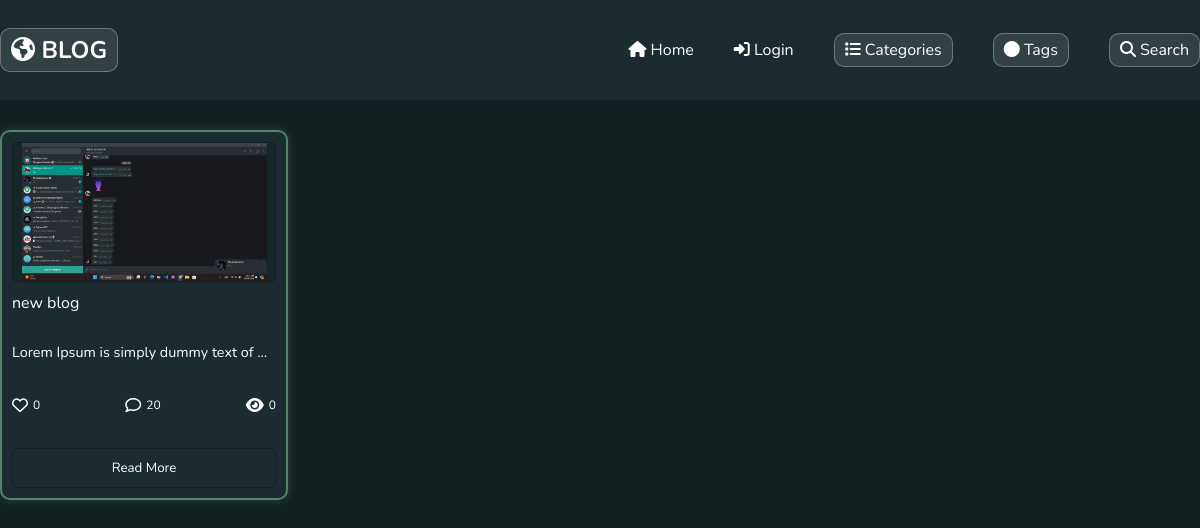
The page /by/tags/6 on the database as committed earlier.
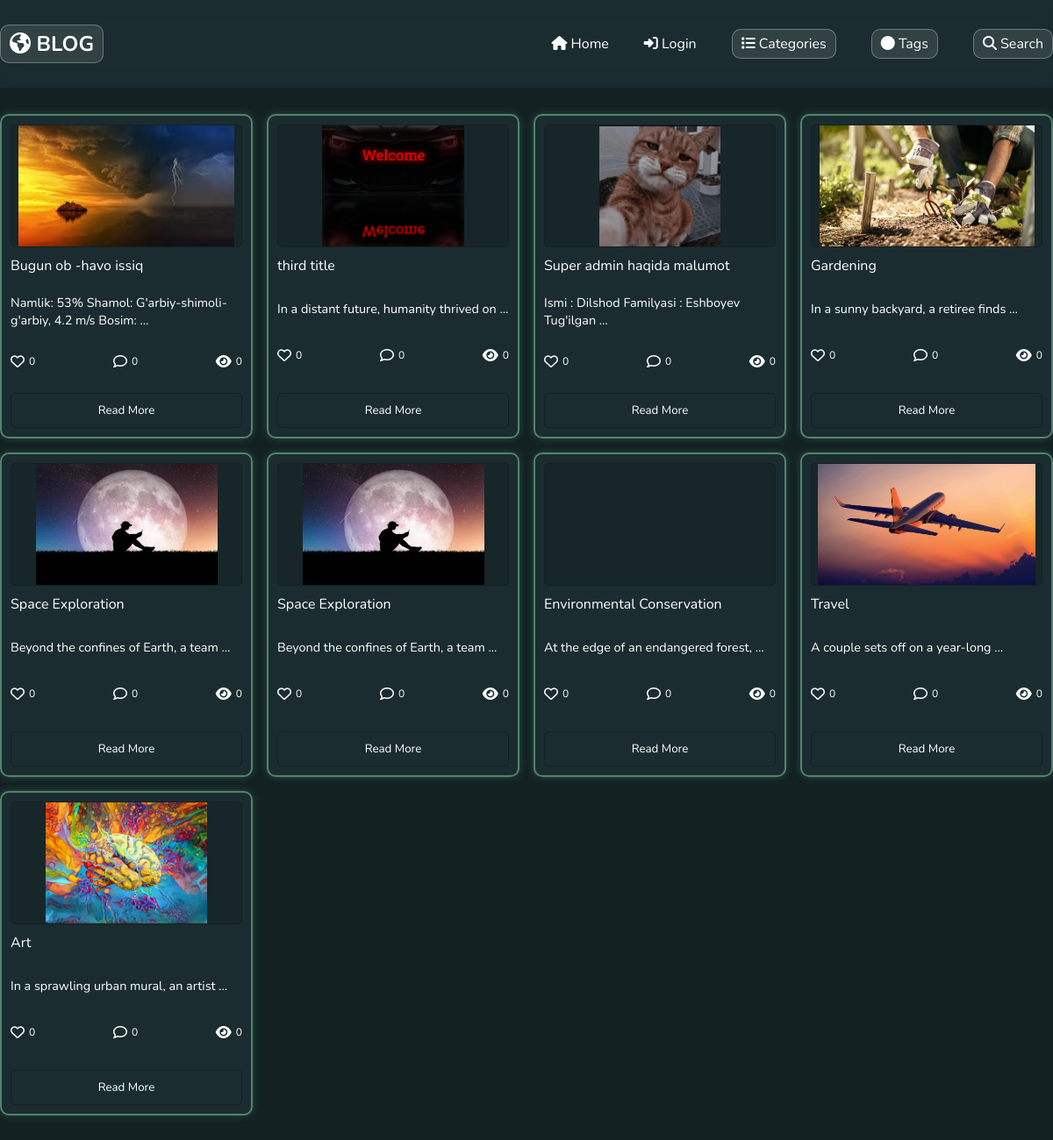
The same page on the database as committed later.
### main_app/models.py (models this page shows, shortened)
class Article(models.Model):
    title = models.CharField(max_length=100)
    content = models.TextField()
    date = models.DateField(auto_now_add=True)
    author = models.ForeignKey('auth.User', on_delete=models.CASCADE)
    image   = models.ImageField(blank=True , upload_to="blog/")
    updated = models.DateTimeField(auto_now=True)
    likes = models.IntegerField(default=0)
    comments = models.IntegerField(default=0)
    views = models.IntegerField(default=0)
    category = models.ForeignKey(Categories, on_delete=models.CASCADE)
    tag = models.ForeignKey(Tags, on_delete=models.CASCADE)

### main_app/views.py (the view)
# urls.py: path("by/tags/<id>", views.filter_by_tags, name="filter_by_tags"),
def filter_by_tags(request, id):
    answer = Article.objects.filter(tag__id=id)
    data = {"article": answer}
    return render(request, "index.html", context=data)

### main_app/models.py (called while the page is built)
    def __str__(self):
        return str(self.name)

### templates/index.html (shortened to what this page needs)
{% extends "wrapper.html" %}
{% load static %}
{% block context_index %}
<div class="container">
    {% if article %}
    <div class="blog_card_wrapper">
        {% for i in article %}
        <div class="card card_{{ i.tag }}">
            <div class="image_block" this_block_image="{{i.image.url}}">
            </div>
            <div class="context_block">
                <div class="title">
                    <p>{{ i.title }}</p>
                </div>
                <div class="main_idea">
                    <p>{{ i.content | truncatewords:7}}</p>
                </div>
                <div class="like_comment_wrapper_block">
                    <div class="like"><i class="fa-regular fa-heart"></i>
                        <p>{{i.likes}}</p>
                    </div>
                    <div><i class="fa-regular fa-comment"></i>
                        <p>{{i.comments}}</p>
                    </div>
                    <div class="views"><i class="fa-solid fa-eye"></i>
                        <p>{{i.views}}</p>
                    </div>
                </div>
                <button class="btn_main"><a href="{% url 'main_app:details' i.id %}">Read More</a></button>
            </div>
        </div>
        {% endfor %}
    </div>
    {% endif %}
</div>
{% endblock context_index %}

### templates/wrapper.html (shortened to what this page needs)
<!DOCTYPE html>
{% load static %}
<html lang="en">
<head>
    <link rel="stylesheet" href="{% static 'css/style.css' %}">
    <link rel="stylesheet" href="{% static 'css/message.css' %}">
    <link rel="stylesheet" href="https://cdnjs.cloudflare.com/ajax/libs/font-awesome/6.5.2/css/all.min.css"
 />
</head>
<body>
    <header>
        <div class="container">
            <div class="header_block">
                <div class="logo">
                    <a href="/">
                        <h2 class="logo_nav_block"><i class="fa-solid fa-earth-americas"></i> BLOG</h2>
                    </a>
                </div>
                <div class="nav_menu">
                    <ul>
                        <li><a href="/"><i class="fa-solid fa-house"></i> Home</a></li>
                        {% if request.user.is_authenticated %}
                        <li>
                            <a onclick="header_modal(confirm_block_for_logout)">
                                <i class="fa-solid fa-sign-out-alt"></i> Logout
                            </a>
                        </li>
                        {% else %}
                        <li>
                            <a style="cursor: pointer;" href="{% url 'account:login_method' %}">
                                <i class="fa-solid fa-sign-in-alt"></i> Login
                            </a>
                        </li>
                        {% endif %}
                        <li class="category_btn"><i class="fa-solid fa-list"></i> Categories</li>
                        <li class="tags_btn logo_nav_block"><i class="fa-solid fa-circle"></i> Tags</li>
                        <li class="logo_nav_block search_btn_nav" onclick="header_modal(search_block)"><i
                                class="fa-solid fa-magnifying-glass"></i> Search
                        </li>
                    </ul>
                </div>
            </div>
        </div>
    </header>
    <div class="only_header" style="height: 100px;"></div>
    {% block context_index %}
    {% endblock context_index %}
</body>
</html>

### staticfiles/css/style.css (style rules this page uses)
* { margin: 0; padding: 0; box-sizing: border-box; font-family: 'font_name'; text-decoration: none; list-style: none; color: white; }
body { background-color: #132123; color: white; }
.container { width: 1200px; height: auto; margin: 0px auto; }
header { width: 100%; height: 100px; background-color: #223a3e79; backdrop-filter: blur(10px); position: fixed; color: white; display: flex; justify-content: center; z-index: 99 !important; }
.header_block { width: 100%; height: 100%; margin: auto; display: flex; justify-content: space-between; align-items: center; }
.logo_nav_block, .category_btn, .search_btn_nav { padding: 5px 10px; border: 1px solid rgba(255, 255, 255, 0.3); border-radius: 10px; background-color: rgba(255, 255, 255, 0.1); cursor: pointer; }
.nav_menu ul { display: flex; justify-content: center; align-items: center; gap: 40px; }
.blog_card_wrapper { padding: 30px 0px; display: grid; grid-template-columns: repeat(4, 1fr); gap: 1em; }
.image_block { width: 100%; height: 150px; border: 1px solid #132123; border-radius: 5px; background-color: #1321237a; position: relative; overflow: hidden; }
.card { height: 370px; border: 1px solid #2c6672a1; border-radius: 10px; padding: 10px; background-color: #223a3e79; display: flex; flex-direction: column; gap: 10px; }
.card_Green { border: 2px solid #5d9b7ace !important; box-shadow: 0px 0px 10px #5d9b7a54; }
.context_block { height: 210px; display: flex; flex-direction: column; justify-content: space-between; }
.context_block button { border: 1px solid #132123; outline: none; outline: none; background-color: transparent; padding: 10px; border-radius: 5px; }
.main_idea { font-size: 0.9em; }
.like_comment_wrapper_block { width: 100%; height: 30px; display: flex; justify-content: space-between; align-items: center; }
.like_comment_wrapper_block div { height: 100%; display: flex; justify-content: space-between; align-items: center; gap: 5px; }
.like_comment_wrapper_block div p { font-size: 12px; }

Rows that differ between the two databases and show on the page:
removed Article: title "new blog", content "Lorem Ipsum is simply dummy text of …", likes "0", comments "20", views "0"
added Article: shows a picture, title "Bugun ob -havo issiq", content "Namlik: 53% Shamol: G'arbiy-shimoli-g'arbiy, 4.2 m/s Bosim: …", likes "0", comments "0", views "0"
added Article: shows a picture, title "third title", content "In a distant future, humanity thrived on …", likes "0", comments "0", views "0"
added Article: shows a picture, title "Super admin haqida malumot", content "Ismi : Dilshod Familyasi : Eshboyev Tug'ilgan …", likes "0", comments "0", views "0"
added Article: shows a picture, title "Gardening", content "In a sunny backyard, a retiree finds …", likes "0", comments "0", views "0"
added Article: title "Space Exploration", content "Beyond the confines of Earth, a team …", likes "0", comments "0", views "0"
added Article: title "Space Exploration", content "Beyond the confines of Earth, a team …", likes "0", comments "0", views "0"
added Article: title "Environmental Conservation", content "At the edge of an endangered forest, …", likes "0", comments "0", views "0"
added Article: shows a picture, title "Travel", content "A couple sets off on a year-long …", likes "0", comments "0", views "0"
added Article: shows a picture, title "Art", content "In a sprawling urban mural, an artist …", likes "0", comments "0", views "0"
